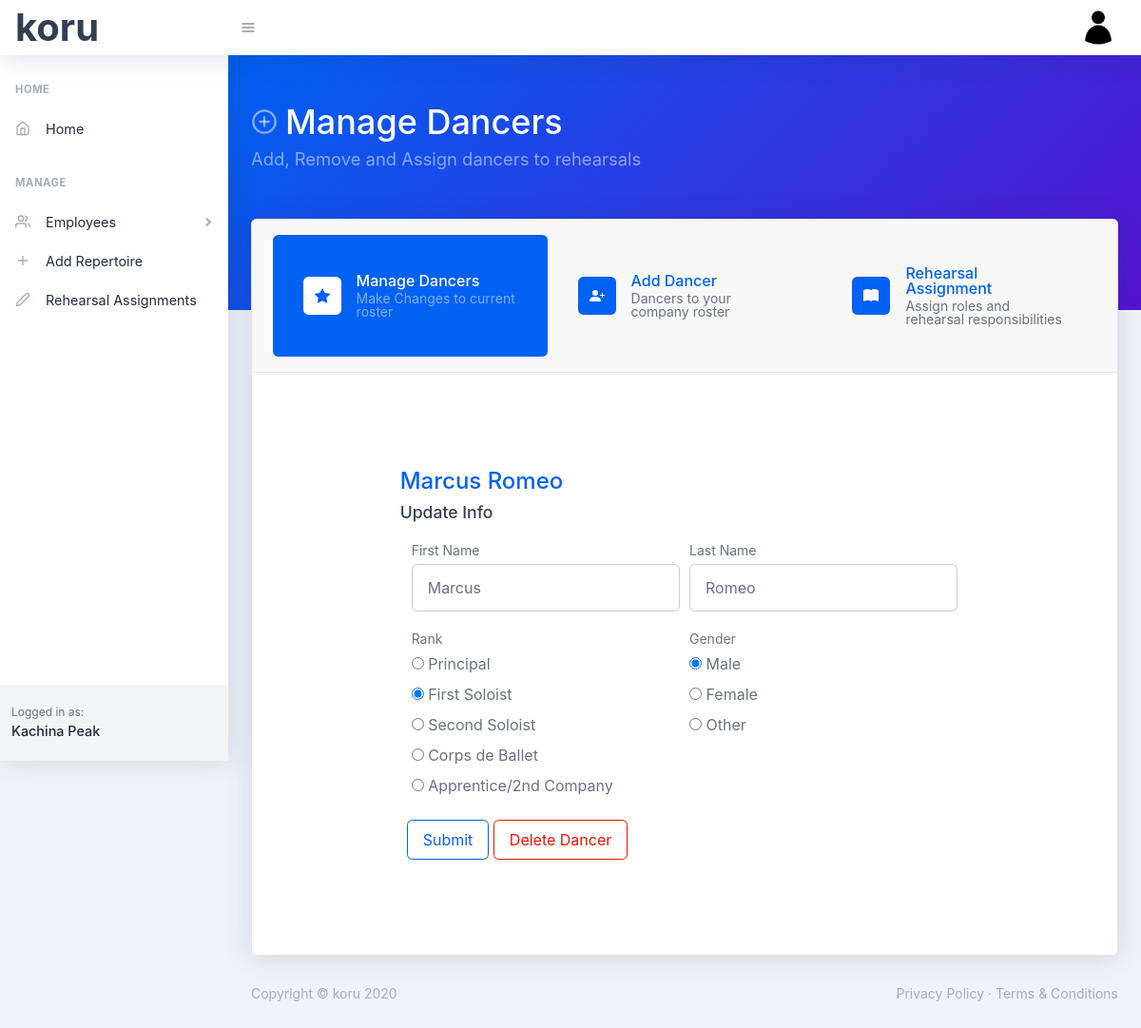
Screenshot of /dancer/2 (signed in) with the database file from the repository.
### koru/models.py (models this page shows, shortened)
class User(db.Model, UserMixin):
    id = db.Column(db.Integer, primary_key=True)
    first_name = db.Column(db.String(30), nullable=False)
    last_name = db.Column(db.String(30), nullable=False)
    company_name = db.Column(db.String(60), nullable=False)
    email = db.Column(db.String(60), unique=True, nullable=False)
    image_file = db.Column(db.String(20), nullable=False, default='default.png')
    password = db.Column(db.String(60), nullable=False)
    dancers = db.relationship('Dancer', backref='company', lazy=True)
    balletmasters= db.relationship('BalletMaster', backref='company', lazy=True)
    accompanists = db.relationship('Accompanist', backref='company', lazy=True)
    repetiteurs = db.relationship('Repetiteur', backref='company', lazy=True)
    repertoire = db.relationship('Repertoire', backref='company', lazy=True)

class Dancer(db.Model):
    id = db.Column(db.Integer, primary_key=True)
    first_name = db.Column(db.String(30), nullable=False)
    last_name = db.Column(db.String(30), nullable=False)
    rank = db.Column(db.String(20), nullable=False)
    gender = db.Column(db.String(20), nullable=False)
    user_id = db.Column(db.Integer, db.ForeignKey('user.id'), nullable=False)

### koru/dancers/routes.py (the view)
@dancers.route('/dancer/<int:dancer_id>', methods=['GET', 'POST'])
@login_required
def dancer(dancer_id):
    dancer = Dancer.query.get_or_404(dancer_id)
    if dancer.company != current_user:
        abort(403)
    form = AddDancerForm()
    if form.validate_on_submit():
        dancer.first_name = form.first_name.data
        dancer.last_name = form.last_name.data
        dancer.rank = form.rank.data
        dancer.gender = form.gender.data
        db.session.commit()
        flash('Dancer Updated', 'success')
        return redirect(url_for('dancers.manage_dancers'))
    elif request.method == 'GET':
        form.first_name.data = dancer.first_name
        form.last_name.data = dancer.last_name
        form.rank.data = dancer.rank
        form.gender.data = dancer.gender
    return render_template('dancer.html', title=dancer.first_name, dancer=dancer, manageActive='active', form=form)

### koru/dancers/forms.py
class AddDancerForm(FlaskForm):
    first_name = StringField('First Name', validators=[DataRequired()])
    last_name = StringField('Last Name', validators=[DataRequired()])
    rank = RadioField(u'Rank', choices=[('Principal'), ('First Soloist'), ('Second Soloist'), ('Corps de Ballet'), ('Apprentice/2nd Company')])
    gender = RadioField(u'Gender', choices=[('Male'), ('Female'), ('Other')])
    submit = SubmitField('Submit')

### koru/models.py (called while the page is built)
@login_manager.user_loader
def load_user(user_id):
    return User.query.get(int(user_id))

### koru/templates/dancer.html (shortened to what this page needs)
{% extends "manageDancerLayout.html" %}
{% block dancerbody %}
<div class="tab-pane py-5 py-xl-10 fade show active" id="wizard1" role="tabpanel" aria-labelledby="wizard1-tab">
    <div class="row justify-content-center">
        <div class="col-xxl-6 col-xl-8 col-lg-10 col-md-10 col-sm-10 col-xs-12 m-1">
            <h1 class="text-primary">{{ dancer.first_name }} {{ dancer.last_name}}</h1>
            <h5 class="card-title">Update Info</h5>
            <form class="col-sm-12" method="POST" action="">
                <div class="form-row">
                    <div class="form-group col-md-6">
                        {{ form.first_name.label(class="small mb-1") }}
                        {% if form.first_name.errors %}
                            {{ form.first_name(class="form-control py-4 is-invalid", placeholder="First Name") }}
                                <div class="invalid-feedback">
                                    {% for error in form.first_name.errors %}
                                        <span>{{ error }}</span>
                                    {% endfor %}
                                </div>
                            {% else %}
                                {{ form.first_name(class="form-control py-4", placeholder="First Name") }}
                            {% endif %}
                    </div>
                    <div class="form-group col-md-6">
                        {{ form.last_name.label(class="small mb-1") }}
                        {% if form.last_name.errors %}
                            {{ form.last_name(class="form-control py-4 is-invalid", placeholder="Last Name") }}
                                <div class="invalid-feedback">
                                    {% for error in form.last_name.errors %}
                                        <span>{{ error }}</span>
                                    {% endfor %}
                                </div>
                            {% else %}
                                {{ form.last_name(class="form-control py-4", placeholder="Last Name") }}
                            {% endif %}
                    </div>
                </div>
                <div class="form-row">
                    <div class="form-group col-md-6">
                        {{ form.rank.label(class="small mb-1") }}
                        {% if form.rank.errors %}
                            {% for subfield in form.rank %} </br>
                                <tr>
                                    <td>{{ subfield }}</td>
                                    <td>{{ subfield.label }}</td>
                                </tr>
                            {% endfor %}
                            {% for error in form.rank.errors %}
                                <span style="color: red;">{{ error }}</span>
                            {% endfor %}
                            {% else %}
                            {% for subfield in form.rank %} </br>
                                <tr>
                                    <td>{{ subfield }}</td>
                                    <td>{{ subfield.label }}</td>
                                </tr>
                            {% endfor %}
                            {% endif %}
                    </div>
                    <div class="form-group col-md-6">
                        {{ form.gender.label(class="small mb-1") }}
                        {% if form.gender.errors %}
                            {% for subfield in form.gender %} </br>
                                <tr>
                                    <td>{{ subfield }}</td>
                                    <td>{{ subfield.label }}</td>
                                </tr>
                            {% endfor %}</br>
                            {% for error in form.gender.errors %}
                                <span style="color: red;">{{ error }}</span>
                            {% endfor %}
                            {% else %}
                            {% for subfield in form.gender %} </br>
                                <tr>
                                    <td>{{ subfield }}</td>
                                    <td>{{ subfield.label }}</td>
                                </tr>
                            {% endfor %}
                            {% endif %}
                    </div>
                    <div>
                    {{ form.submit(class="btn btn-outline-primary") }}
                    <button type="button" class="btn btn-outline-danger" data-toggle="modal" data-target="#deleteModalCenter">Delete Dancer</button>
                </div>
                </div>
            </form>
        </div>
    </div>
</div>
{% endblock %}

### koru/templates/layout.html (shortened to what this page needs)
<!DOCTYPE html>
<html lang="en">
    <head>
        <link href="../static/css/styles.css" rel="stylesheet" />
        <link href="https://cdn.datatables.net/1.10.21/css/jquery.dataTables.min.css" type="text/css" rel="stylesheet" />
    </head>
    <body class="nav-fixed">
        <nav class="topnav navbar navbar-expand shadow navbar-light bg-white" id="sidenavAccordion">
            <a class="navbar-brand" style="font-size: 40px;" href="{{ url_for('main.index') }}">koru</a>
            <button class="btn btn-icon btn-transparent-dark order-1 order-lg-0 mr-lg-2" id="sidebarToggle" href="#"><i data-feather="menu"></i></button>
            <ul class="navbar-nav align-items-center ml-auto">
                {% if current_user.is_authenticated %}
                <li class="nav-item dropdown no-caret mr-2 dropdown-user">
                    <a class="btn btn-icon btn-transparent-dark dropdown-toggle" id="navbarDropdownUserImage" href="javascript:void(0);" role="button" data-toggle="dropdown" aria-haspopup="true" aria-expanded="false"><img class="img-fluid" src="../static/images/profile_pics/{{ current_user.image_file }}" /></a>
                </li>
                {% else %}
                <a class="nav-link" href="{{ url_for('users.register') }}">Register</a>
                <a class="nav-link" href="{{ url_for('users.login') }}">Login</a>
                {% endif %}
            </ul>
        </nav>
        <div id="layoutSidenav">
            <div id="layoutSidenav_nav">
                <nav class="sidenav shadow-right sidenav-light">
                    <div class="sidenav-menu">
                        <div class="nav accordion" id="accordionSidenav">
                            <div class="sidenav-menu-heading">Home</div>
                            <a class="nav-link" href="{{ url_for('main.index') }}">
                                <div class="nav-link-icon"><i data-feather="home"></i></div>
                                Home
                            </a>
                            <div class="sidenav-menu-heading">Manage</div>
                            <a class="nav-link collapsed" href="javascript:void(0);" data-toggle="collapse" data-target="#collapseDashboards" aria-expanded="false" aria-controls="collapseDashboards">
                                <div class="nav-link-icon"><i data-feather="users"></i></div>
                                Employees
                                <div class="sidenav-collapse-arrow"><i class="fas fa-angle-down"></i></div>
                            </a>
                            <a class="nav-link" href="{{ url_for('repertoire.add_repertoire') }}">
                                <div class="nav-link-icon"><i data-feather="plus"></i></div>
                                Add Repertoire
                            </a>
                            <a class="nav-link" href="{{ url_for('repertoire.rehearsal_assignments') }}">
                                <div class="nav-link-icon"><i data-feather="edit-2"></i></div>
                                Rehearsal Assignments
                            </a>
                        </div>
                    </div>
                    <div class="sidenav-footer">
                        <div class="sidenav-footer-content">
                            <div class="sidenav-footer-subtitle">Logged in as:</div>
                            <div class="sidenav-footer-title">{{ current_user.company_name }}</div>
                        </div>
                    </div>
                </nav>
            </div>
            <div id="layoutSidenav_content">
                <main>
                    {% block header %} {% endblock %}
                        {% block main %} {% endblock %}
                </main>
                <footer class="footer mt-auto footer-light">
                    <div class="container-fluid">
                        <div class="row">
                            <div class="col-md-6 small">Copyright &copy; koru 2020</div>
                            <div class="col-md-6 text-md-right small">
                                <a href="#!">Privacy Policy</a>
                                &middot;
                                <a href="#!">Terms &amp; Conditions</a>
                            </div>
                        </div>
                    </div>
                </footer>
            </div>
        </div>
    </body>
</html>

### rows the page displays
User: image_file (placeholder picture), company_name "Kachina Peak"
Dancer: first_name "Marcus", last_name "Romeo"

### other values shown
{{ subfield.label }} "Principal" "First Soloist" "Second Soloist" "Corps de Ballet" "Apprentice/2nd Company"
{{ subfield.label }} "Male" "Female" "Other"
